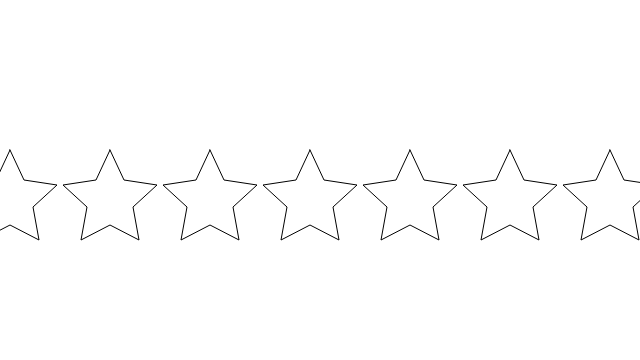
Frame 1 (no input)
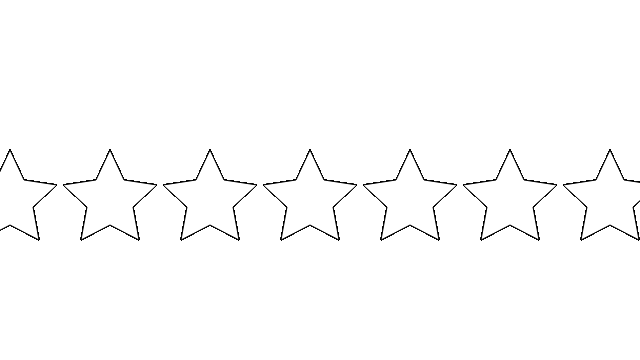
Frame 60 (no input)
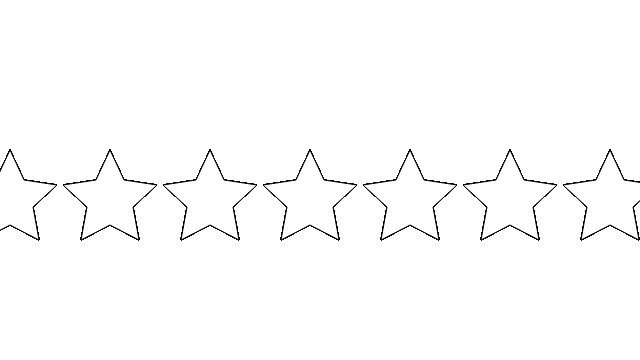
Frame 120 (the mouse pressed at the canvas centre since frame 60)

The p5.js sketch that drew these frames (run headless with seeded random() and noise() and a simulated clock; from frame 60 on, the mouse is pressed at the canvas centre):

// p5.js sketch
// ── sketch.js
function setup() {
  createCanvas(640, 360);
}

function draw() {
  for (var x = 10; x < width; x += 100) {
    drawStar(x, 200);
  }  
}

function drawStar(x, y) {
  beginShape();
  vertex(x, y-50);
  vertex(x+14, y-20);
  vertex(x+47, y-15);
  vertex(x+23, y+7);
  vertex(x+29, y+40);
  vertex(x, y+25);
  vertex(x-29, y+40);
  vertex(x-23, y+7)
  vertex(x-47, y-15);
  vertex(x-14, y-20)
  endShape(CLOSE);
}
